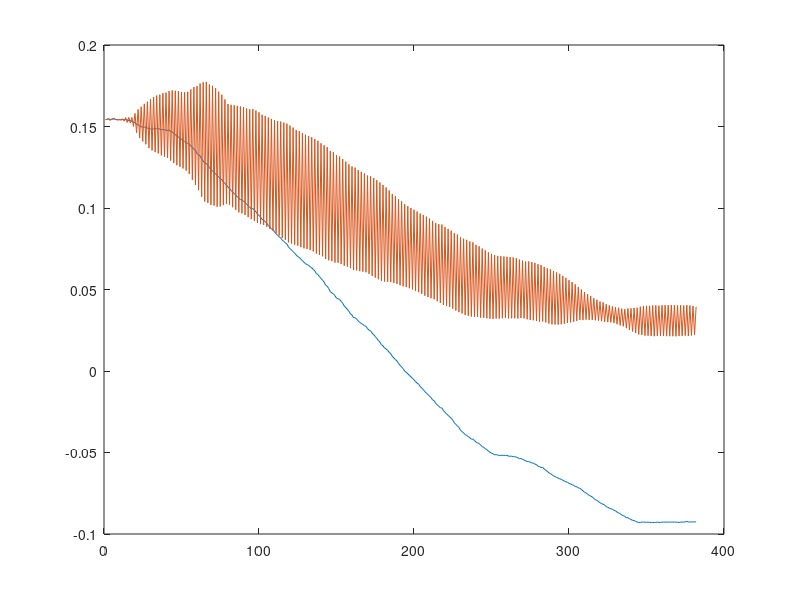

The MATLAB source for this figure:
load('medidas.mat');
%State Transition Matrix
F = eye(7); 

%Process Noise Matriz
qp = 0.01^2;
qq = 0.001^2;
Q = diag([qp, qp, qp, qq, qq, qq, qq])*10;

%Measurement Noise Matriz
R = cov(transpose(measures_static));

%Observation Matrix
H = eye(7);

%Estimate Uncertainty (Covariance Matrix)
P = eye(7);
[row,col]=size(measures);

clearvars estimation prediction
estimation(:,1) = measures(:,1);
prediction(:,1) = measures(:,1);

for i=2:col
    
    prediction(:,i) = F*estimation(:,i-1);
    P = F*P*transpose(F)+Q;
    
    K = P*transpose(H)*inv(H*P*transpose(H)+R);
    v = (measures(:,i)-H*prediction(:,i));
    S = H*P*transpose(H)+R;
    d(:,i) = v'*inv(S)*v;
    estimation(:,i) = prediction(:,1)+K*(measures(:,i)-H*prediction(:,i));
    P = (eye(7)-K*H)*P*transpose(eye(7)-K*H)+K*R*transpose(K);
    
end

plot(measures(1,:))
hold on
plot(estimation(1,:))

%figure
%plot(d)
%hold on
%plot(xlim,14.07*ones(1,2))



